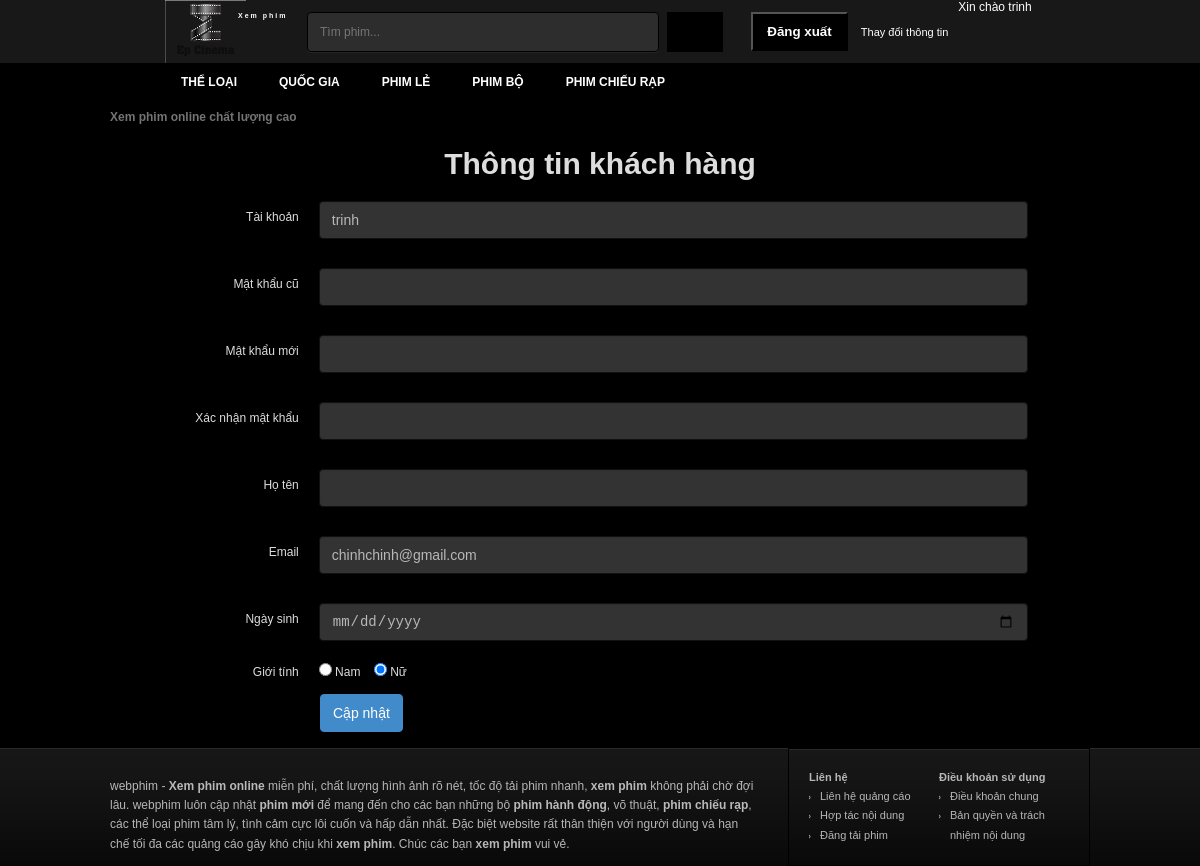
Screenshot of /info_account.php (signed in) with the database file from the repository.
### tables this page shows
CREATE TABLE `user` (
  `ID` int(5) NOT NULL,
  `username` varchar(30) NOT NULL,
  `fullname` varchar(50) NOT NULL,
  `password` varchar(100) NOT NULL,
  `email` varchar(50) NOT NULL,
  `birthday` date NOT NULL,
  `sex` varchar(10) NOT NULL,
  `usertype` int(2) NOT NULL
);

### info_account.php (the view, shortened to what this page needs)
<?php
  require_once("libs/db.php");
  $username = $_SESSION['username'];
  $query="SELECT * FROM user WHERE username= '$username'";
  $result=mysqli_query($link,$query);
  $info = mysqli_fetch_array($result);
  $received_name  = $info['username'];
  $received_sex = $info['sex'];
  $received_fullname = $info['fullname'];
  $received_email = $info['email'];
?>
<!DOCTYPE html>
<html lang="vi" itemscope="itemscope" itemtype="http://schema.org/WebPage">
<head>
  <link href="css/owl.carousel.css" type="text/css" rel="stylesheet">
  <link href="css/style-info_account.css" type="text/css" rel="stylesheet">
  <link href="css/style.min.css" type="text/css" rel="stylesheet">
</head>
  <body style="position: relative;">
    <div id="wrapper">
      <?php
        include('header.php');
      ?>
      <div id="body-wrap" class="container">
      </div>
      <h3 style="margin-bottom: 20px; font-size:30px;text-align:center; ">Thông tin khách hàng</h3>
      <div class="form-update">
        <form method="post" id="form-update" name="form-update" class="form-horizontal" action="" role="form">
          <div class="form-group">
            <label class="col-lg-3 control-label">Tài khoản</label>
            <div class="col-lg-7">
              <input type="text" class="form-control" name="username" id="update-username" value="<?php echo htmlentities($received_name); ?>">
            </div>
          </div>
          <div class="form-group">
            <label class="col-lg-3 control-label">Mật khẩu cũ</label>
            <div class="col-lg-7">
              <input type="password" class="form-control" name="password" id="password" value="">
            </div>
          </div>
          <div class="form-group">
            <label class="col-lg-3 control-label">Mật khẩu mới</label>
            <div class="col-lg-7">
              <input type="password" class="form-control" name="password1" id="password1" value="">
            </div>
          </div>
          <div class="form-group">
            <label class="col-lg-3 control-label">Xác nhận mật khẩu</label>
            <div class="col-lg-7">
              <input type="password" class="form-control" name="password2" id="password2" value="">
            </div>
          </div>
            <div class="form-group">
              <label class="col-lg-3 control-label">Họ tên</label>
              <div class="col-lg-7">
                <input type="text" class="form-control" name="fullname" id="update-fullname" value="<?php echo htmlentities($received_fullname); ?>">
              </div>
            </div>
            <div class="form-group">
                <label class="col-lg-3 control-label">Email</label>
                <div class="col-lg-7"><input type="email" class="form-control" name="email" id="update-email" value="<?php echo htmlentities($received_email); ?>">
                </div>
            </div>
            <div class="form-group">
                <label class="col-lg-3 control-label">Ngày sinh</label>
                <div class="col-lg-7">
                  <input type="date" class="form-control" name="birthday" id="birthday"
                  value="<?php echo $birthday; ?>">
                </div>
            </div>
            <div class="form-group">
              <label class="col-lg-3 control-label">Giới tính</label>
              <div class="col-lg-7">
                <label class="checkbox-inline">
                  <input type="radio" name="gender" id="update-gender-male" value="male"
                  <?php echo ($received_sex=='male')?'checked':'' ?>> Nam</label>
                  <label class="checkbox-inline">
                  <input type="radio" name="gender" id="update-gender-female" value="female"
                  <?php echo ($received_sex=='female')?'checked':'' ?>> Nữ
                  </label>
              </div>
            </div>
            <div class="col-offset-3 col-lg-10">
              <button type="submit" class="btn btn-primary" id="button_update" name="button_update">Cập nhật</button>
            </div>
          </form>
      </div>
      <?php
      include('footer.php');
      ?>
  </body>
</html>

### header.php (shortened to what this page needs)
<div id="header">
  <div class="container">
    <h1 id="logo"><a href="?mod=home" title="Xem Phim">Xem phim</a></h1>
    <div id="search">
      <form method="post" action="?mod=search">
        <input type="text" autocomplete="off" name="kw" placeholder="Tìm phim..." class="keyword">
        <button type="submit" class="submit"></button>
      </form>
    </div>
    <div id="sign">
<?php if(empty($_SESSION["username"])){?>
  <div class="login"><a rel="nofollow" id="log">Đăng nhập</a>
      <div class="login-form" id="login-form" style="display: none;">
        <form method="post" action="login.php">
          <div>
            <input type="text" placeholder="Tên đăng nhập" class="input username" name="username">
          </div>
          <div>
            <input type="password" placeholder="Mật khẩu" class="input password" name="password">
          </div>
          <div>
            <label class="remember">
              <input type="checkbox" checked="checked" class="checkbox" name="remember"> Remember
            </label>
          <button type="submit" class="submit" name="btn_login">Đăng nhập</button>
          </div>
        </form>
      </div>
  </div>
  <div class="links"><a rel="nofollow" href="register.php">Đăng ký thành viên</a></div>
<?php } else {?>
  <form method="post" action="">
      <button id="logout" name="log_out">Đăng xuất</button>
      <a rel="nofollow" href="info_account.php">Thay đổi thông tin</a></div>
      <span type="text" style="margin-top:10px">&nbsp&nbsp Xin chào <?php echo $_SESSION["username"]?>
<?php } ?>
</div>
</div>
</div>
<div id="nav">
  <ul class="container menu">
    <li class="home"><a href="index.php" title=""></a></li>
    <?php
      $sql = 'select * from `nav-menu`';
      $query = mysqli_query($link,$sql);
      while($r=mysqli_fetch_assoc($query)){
    ?>
      <li class=""><a><?php echo $r['name']; ?></a>
      </li>
    <?php
      }
    ?>
  </ul>
</div>
<div id="nav2">
  <div class="container">
    <h2 class="title">Xem phim online chất lượng cao</h2></div>
</div>

### footer.php
<div id="footer">
  <div class="container">
    <div class="desc">
      <p><a href="javascript:void();" title="webphim">webphim</a> - <a href="javascript:void();" title="Xem phim online"><strong>Xem phim online</strong></a> miễn phí, chất lượng hình ảnh rõ nét, tốc độ tải phim nhanh, <a href="javascript:void();"
          title="Xem phim"><strong>xem phim</strong></a> không phải chờ đợi lâu. webphim luôn cập nhật <a title="Phim mới" href="javascript:void();"><strong>phim mới</strong></a> để mang đến cho các bạn những bộ <a title="Phim hành động"
          href="javascript:void();"><strong>phim hành động</strong></a>, võ thuật, <a title="Phim chiếu rạp" href="javascript:void();"><strong>phim chiếu rạp</strong></a>, các thể loại phim tâm lý, tình
        cảm cực lôi cuốn và hấp dẫn nhất. Đặc biệt website rất thân thiện với người dùng và hạn chế tối đa các quảng cáo gây khó chịu khi <strong>xem phim</strong>. Chúc các bạn <strong>xem phim</strong> vui vẻ.</p>
    </div>
    <div id="info">
      <div class="column">
        <div class="heading">Liên hệ</div>
        <ul>
          <li><a href="javascript:void();">Liên hệ quảng cáo</a></li>
          <li><a href="javascript:void();">Hợp tác nội dung</a></li>
          <li><a href="javascript:void();">Đăng tải phim</a></li>
        </ul>
      </div>
      <div class="column">
        <div class="heading">Điều khoản sử dụng</div>
        <ul>
          <li><a href="javascript:void();">Điều khoản chung</a></li>
          <li><a href="javascript:void();">Bản quyền và trách nhiệm nội dung</a></li>
        </ul>
  </div>
</div>

### css/style-info_account.css (style rules this page uses)
#footer { margin-top: 70px; width:100%; }

### info_account.php (style rules this page uses)
.checkbox-inline { padding: 7px 0px 0px !important; }
.form-control { background-color: #333 !important; border: 1px solid #111 !important; color: #b8b8b8 !important; }
.col-lg-3, .col-lg-7, .col-lg-10 { position: relative; min-height: 1px; padding-left: 10px; padding-right: 10px; }
.form-control { -webkit-box-sizing: border-box; -moz-box-sizing: border-box; box-sizing: border-box; }
@media (min-width: 992px) { .col-lg-3, .col-lg-7, .col-lg-10 { float: left; } }
@media (min-width: 992px) { .col-lg-3 { width: 25%; } }
@media (min-width: 992px) { .col-lg-7 { width: 58.333333333333336%; } }
@media (min-width: 992px) { .col-lg-10 { width: 30%; } }
@media (min-width: 992px) { .col-offset-3 { margin-left: 25%; } }
.form-control { display: block; width: 100%; height: 38px; padding: 8px 12px; font-size: 14px; line-height: 1.428571429; color: #555555; vertical-align: middle; background-color: #ffffff; border: 1px solid #cccccc; border-radius: 4px; -webkit-box-shadow: inset 0 1px 1px rgba(0, 0, 0, 0.075); box-shadow: inset 0 1px 1px rgba(0, 0, 0, 0.075); -webkit-transition: border-color ease-in-out 0.15s, box-shadow ease-in-out 0.15s; transition: border-color ease-in-out 0.15s, box-shadow ease-in-out 0.15s; }
.form-group { margin-bottom: 15px; }
.radio-inline, .checkbox-inline { display: inline-block; padding-left: 20px; margin-bottom: 0; font-weight: normal; vertical-align: middle; cursor: pointer; }
.radio-inline + .radio-inline, .checkbox-inline + .checkbox-inline { margin-top: 0; margin-left: 10px; }
.btn { display: inline-block; padding: 8px 12px; margin-bottom: 0; font-size: 14px; font-weight: 500; line-height: 1.428571429; text-align: center; white-space: nowrap; vertical-align: middle; cursor: pointer; border: 1px solid transparent; border-radius: 4px; margin-left: 10px; }
.btn-primary { color: #ffffff; background-color: #428bca; border-color: #428bca; }
.form-horizontal .control-label { padding-top: 9px; }
.form-horizontal .form-group:before, .form-horizontal .form-group:after { display: table; content: " "; }
.form-horizontal .form-group:after { clear: both; }
@media (min-width: 768px) { .form-horizontal .form-group { margin-left: -15px; } }
@media (min-width: 768px) { .form-horizontal .control-label { text-align: right; } }

### header.php (style rules this page uses)
#logout { background-position: 0 -41px; background-repeat: no-repeat; cursor: pointer; display: inline-block; font-weight: 700; height: 39px; line-height: 30px; text-align: center; width: 97px; background: black; color: #fff; margin-right: 10px; }

### rows the page displays
nav-menu: name "THỂ LOẠI"
nav-menu: name "QUỐC GIA"
nav-menu: name "PHIM LẺ"
nav-menu: name "PHIM BỘ"
nav-menu: name "PHIM CHIẾU RẠP"
user: username "trinh", email "chinhchinh@gmail.com", sex "☐ Nam", sex "☑ Nữ"

### other values shown
$_SESSION["username"] "trinh"
